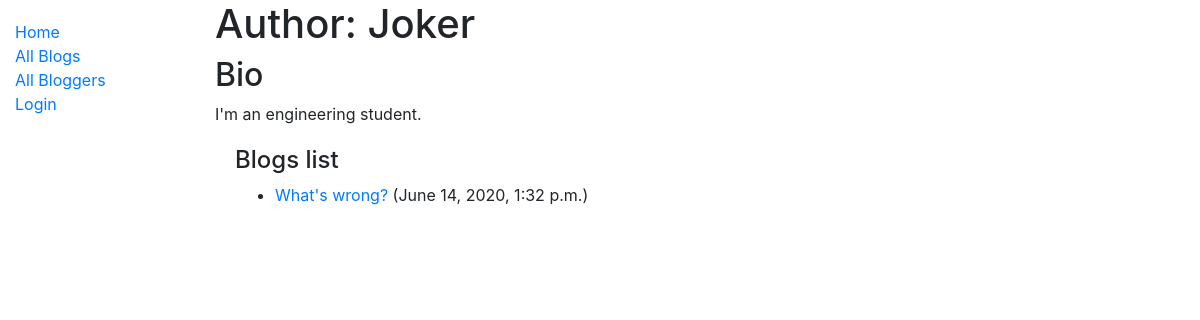
The app's page /blog/blogger/2 with its own data.
### blog/models.py (models this page shows, shortened)
class Author(models.Model):
    name = models.OneToOneField(User, on_delete=models.SET_NULL, null=True)
    bio = models.TextField()
    class Meta:
        ordering = ['name']
    def __str__(self):
        return self.name.username

class Blog(models.Model):
    post = models.CharField(max_length=200)
    author = models.ForeignKey(Author, on_delete=models.SET_NULL, null=True, blank=True)
    description = models.TextField()
    date = models.DateTimeField(auto_now=True)
    def __str__(self):
        return self.post

### blog/views.py (the view)
# urls.py: path('blogger/<int:pk>', views.AuthorDetailView.as_view(), name='author-detail'),
class AuthorDetailView(generic.DetailView):
    model = Author

### blog/templates/blog/author_detail.html
{% extends "base_generic.html" %}
{% block content %}
<h1>Author: {{ author }} </h1>
<h2>Bio</h2>
<p>{{author.bio}}</p>
<div style="margin-left:20px;margin-top:20px">
<h4>Blogs list</h4>
<dl>
{% for blog in author.blog_set.all %}
    <ul>
        <li>
            <a href="{% url 'blog-detail' blog.pk %}">{{blog}}</a> ({{ blog.date }})
        </li>
    </ul>
{% endfor %}
</dl>
</div>
{% endblock %}

### records on screen
Author: name.username "Joker", bio "I'm an engineering student."
Blog: post "What's wrong?", date "June 14, 2020, 1:32 p.m."
